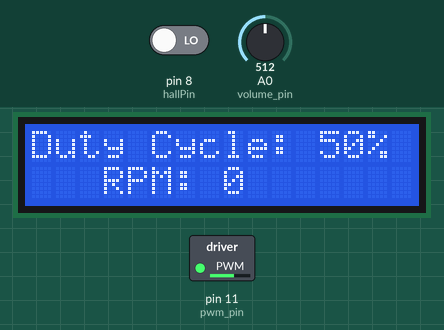
A sketch run on a simulated Arduino Uno, built with avr-gcc and run on an emulated ATmega328P. On the bench: 16×2 character LCD, switched loads named in the sketch (green lamp = pin HIGH). The inputs (shaded band) are chosen by the test bench; at power-on: A0 (volume_pin) = 512, pin 8 (hallPin) LOW.

Above: at 2.6 s.
2.7 s: A0 (volume_pin) set to 716
At 4.2 s:
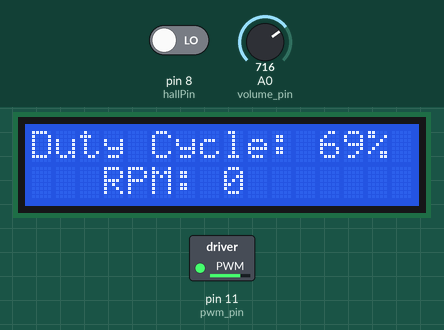
4.5 s: A0 (volume_pin) set to 306
At 5.7 s:
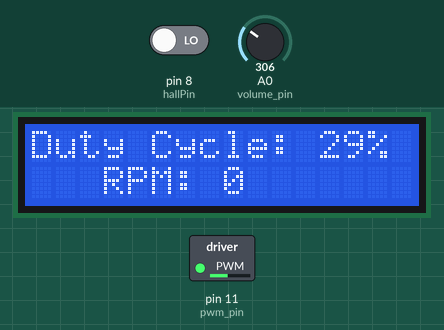
6.6 s: A0 (volume_pin) set to 0
At 8.4 s:
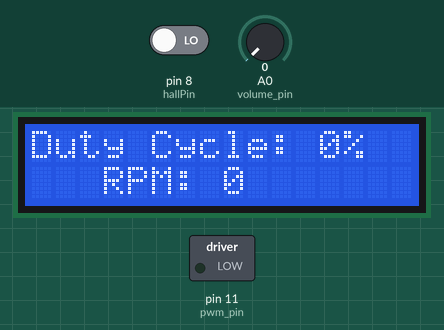
Timing chart, 0 to 9.9 s (numbered marks = the images above; inputs shaded):
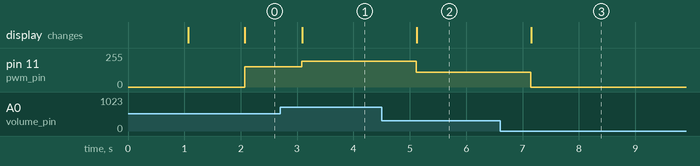

Measured:
- after the input at 2.7 s, pin 11 (pwm_pin): 152/255 → 193/255 after 0.38 s; the display: changes after 0.39 s (image 1)
- after the input at 4.5 s, pin 11 (pwm_pin): 193/255 → 111/255 after 0.62 s; the display: changes after 0.62 s (image 2)
- after the input at 6.6 s, pin 11 (pwm_pin): 111/255 → 0/255 after 0.55 s; the display: changes after 0.55 s (image 3)

The sketch:

DC_motor_speed_controller_rpm_counter.ino
```cpp
//How To Make a PWM DC Motor Speed Controller | RPM Counter using Arduino
#include <LiquidCrystal.h>
LiquidCrystal lcd(2, 3, 4, 5, 6, 7);

const int hallPin = 8;
const unsigned long sampleTime = 1000;
const int maxRPM = 10000;

int volume_pin = A0;
int read_ADC;

int pwm_pin = 11;
int duty_cycle;
int duty_cycle_lcd;

void setup() {
  pinMode(hallPin, INPUT);
  pinMode(volume_pin, INPUT);
  pinMode(pwm_pin, OUTPUT);

  lcd.begin(16, 2);
  lcd.setCursor(0, 0);
  lcd.print(" Welcome To ");
  lcd.setCursor(0, 1);
  lcd.print("Belief Group Project ");
  delay(1000);
  lcd.clear();
}

void loop() {
  int rpm = getRPM();

  read_ADC = analogRead(volume_pin);
  duty_cycle = map(read_ADC, 0, 1023, 50, 255);
  duty_cycle_lcd = map(read_ADC, 0, 1023, 0, 100);

  if (duty_cycle_lcd > 0) {
    analogWrite(pwm_pin, duty_cycle);
  } else {
    digitalWrite(pwm_pin, LOW);
  }


  lcd.setCursor(0, 0);
  lcd.print("Duty Cycle: ");
  lcd.print(duty_cycle_lcd);
  lcd.print("%  ");

  lcd.setCursor(0, 1);
  lcd.print("   RPM: ");
  lcd.print(rpm);
  lcd.print("   ");

  delay(10);
}

int getRPM() {
  // sample for sampleTime in millisecs
  int kount = 0;
  boolean kflag = LOW;
  unsigned long currentTime = 0;
  unsigned long startTime = millis();
  while (currentTime <= sampleTime) {
    if (digitalRead(hallPin) == HIGH) {
      kflag = HIGH;
    }
    if (digitalRead(hallPin) == LOW && kflag == HIGH) {
      kount++;
      kflag = LOW;
    }
    currentTime = millis() - startTime;
  }
  int kount2rpm = int(30000. / float(sampleTime)) * kount;
  return kount2rpm;
}
```
